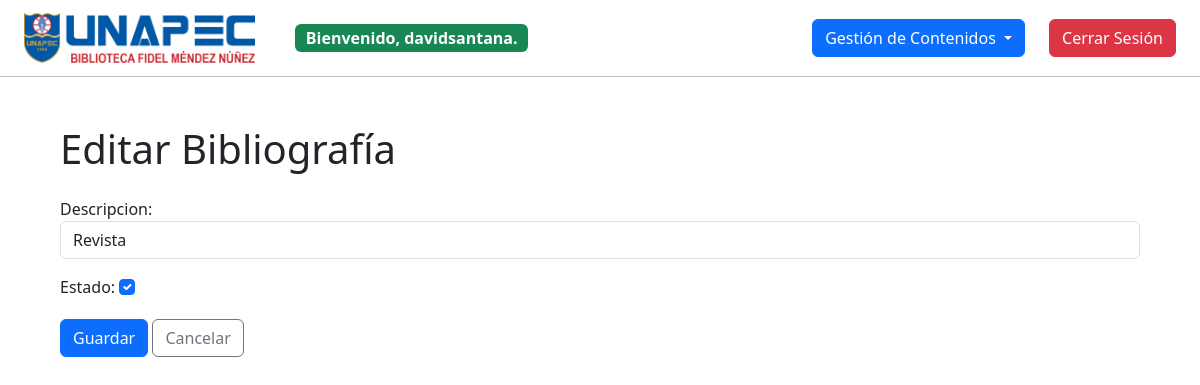
/bibliografias/2/editar/ (signed in), run on the app's committed database.
### biblioteca/models.py (models this page shows, shortened)
class User(AbstractUser):
    TIPO_PERSONA_CHOICES = [
        ("F", "Física"),
        ("J", "Jurídica"),
    ]
    cedula = models.CharField(max_length=11, unique=True)
    no_carnet = models.CharField(max_length=10, unique=True)
    tipo_persona = models.CharField(
        max_length=1, choices=TIPO_PERSONA_CHOICES, blank=True, default=""
    )
    estado = models.BooleanField(default=True)
    groups = models.ManyToManyField(
        "auth.Group",
        related_name="biblioteca_user_groups",
        blank=True,
    )
    user_permissions = models.ManyToManyField(
        "auth.Permission",
        related_name="biblioteca_user_permissions",
        blank=True,
    )

class TipoBibliografia(models.Model):
    descripcion = models.CharField(max_length=255)
    estado = models.BooleanField(default=True)

### biblioteca/views.py (the view)
@login_required
def tipo_bibliografia_update(request, pk):
    bibliografia = get_object_or_404(TipoBibliografia, pk=pk)
    if request.method == "POST":
        form = NewTipoBibliografiaForm(request.POST, instance=bibliografia)
        if form.is_valid():
            form.save()
            return HttpResponseRedirect(reverse("tipo_bibliografia_list"))
    else:
        form = NewTipoBibliografiaForm(instance=bibliografia)
    return render(
        request, "biblioteca/bibliografias/tipo_bibliografia_form.html", {"form": form}
    )

### biblioteca/views.py
class NewTipoBibliografiaForm(ModelForm):
    class Meta:
        model = TipoBibliografia
        fields = ["descripcion", "estado"]
        widgets = {
            "descripcion": forms.TextInput(attrs={"class": "form-control mb-2"}),
            "estado": forms.CheckboxInput(attrs={"class": "form-check-input mb-2"}),
        }

### biblioteca/templates/biblioteca/bibliografias/tipo_bibliografia_form.html (shortened to what this page needs)
{% extends 'biblioteca/layout.html' %}
{% block body %}
  <div class="container mt-4">
    <h1 class="mb-4">
      {% if form.instance.pk %}Editar{% else %}Agregar{% endif %} Bibliografía
    </h1>
    <form method="post">
      {{ form.as_p }}
      <button type="submit" class="btn btn-primary">Guardar</button>
      <a
        href="{% url 'tipo_bibliografia_list' %}"
        class="btn btn-outline-secondary"
        >Cancelar</a
      >
    </form>
  </div>
{% endblock %}

### biblioteca/templates/biblioteca/layout.html (shortened to what this page needs)
{% load static %}
<!doctype html>
<html lang="en">
  <head>
    <link
      href="https://cdn.jsdelivr.net/npm/bootstrap@5.3.3/dist/css/bootstrap.min.css"
      rel="stylesheet"
    />
    <link
      rel="stylesheet"
      href="https://cdn.jsdelivr.net/npm/bootstrap-icons@1.11.3/font/bootstrap-icons.min.css"
    />
    <link href="{% static 'biblioteca/styles.css' %}" rel="stylesheet" />
  </head>
  <body>
    <nav
      class="navbar navbar-expand-lg navbar-light bg-white border-bottom border-opacity-25 border-black border-bottom-1 sticky-top"
    >
      <div class="container-fluid px-4">
        <div class="d-flex gap-4">
          <a class="navbar-brand" href="{% url 'index' %}">
            <img
              src="{% static 'biblioteca/images/biblioteca.png' %}"
              alt=""
              height="50"
            />
          </a>
          <div class="d-none d-lg-flex align-items-center gap-3 me-auto">
            {% if user.is_authenticated %}
              <p class="badge text-bg-success mb-0 fs-6">
                Bienvenido, <strong>{{ user.username }}</strong>.
              </p>
            {% else %}
              <p class="badge text-bg-danger mb-0 fs-6">Sesión no iniciada.</p>
            {% endif %}
          </div>
        </div>
        <div class="d-flex gap-4">
          <div class="collapse navbar-collapse gap-4" id="navbarNav">
            {% if user.is_authenticated %}
              <ul class="navbar-nav me-auto mb-2 mb-lg-0">
                <li class="nav-item dropdown">
                  <a
                    class="btn btn-primary dropdown-toggle"
                    href="#"
                    role="button"
                    data-bs-toggle="dropdown"
                    aria-expanded="false"
                  >
                    Gestión de Contenidos
                  </a>
                </li>
              </ul>
            {% endif %}
            <ul class="navbar-nav ms-auto mb-2 mb-lg-0">
              {% if user.is_authenticated %}
                <li class="nav-item">
                  <a class="btn btn-danger fs-6" href="{% url 'logout' %}"
                    >Cerrar Sesión</a
                  >
                </li>
              {% endif %}
            </ul>
          </div>
        </div>
      </div>
    </nav>
    <main class="p-4 px-5">{% block body %}{% endblock %}</main>
  </body>
</html>

### data on the page
User: username "davidsantana"
TipoBibliografia: descripcion "Revista", estado "☑"
